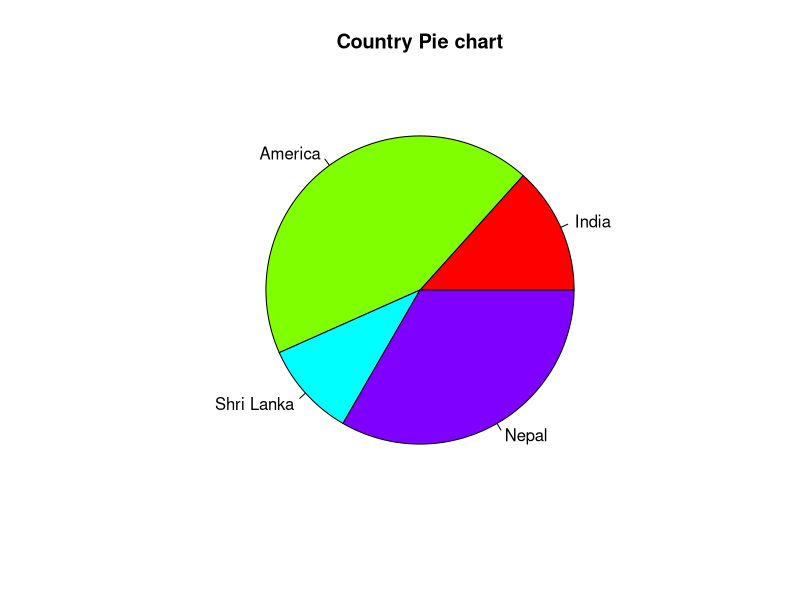

Source code (R):
x <- c(20, 65, 15, 50)
labels <- c("India", "America", "Shri Lanka", "Nepal")
colors <- c("red", "blue", "green", "purple") 

png(file = "title_color.jpg")

pie(x,labels,main="Country Pie chart",col=rainbow(length(x)))

dev.off()